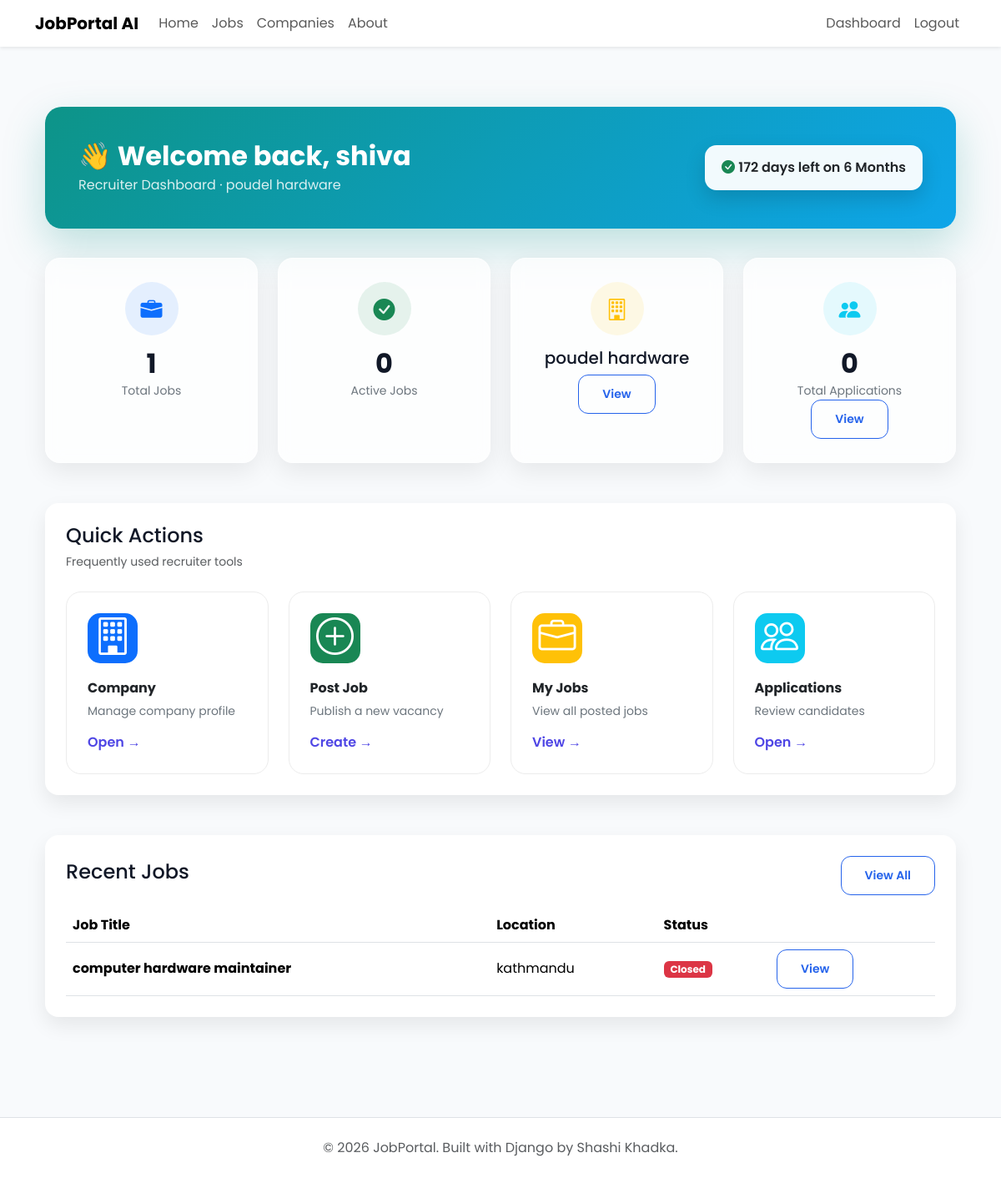
Page /dashboard/ (signed in) on the earlier database version.
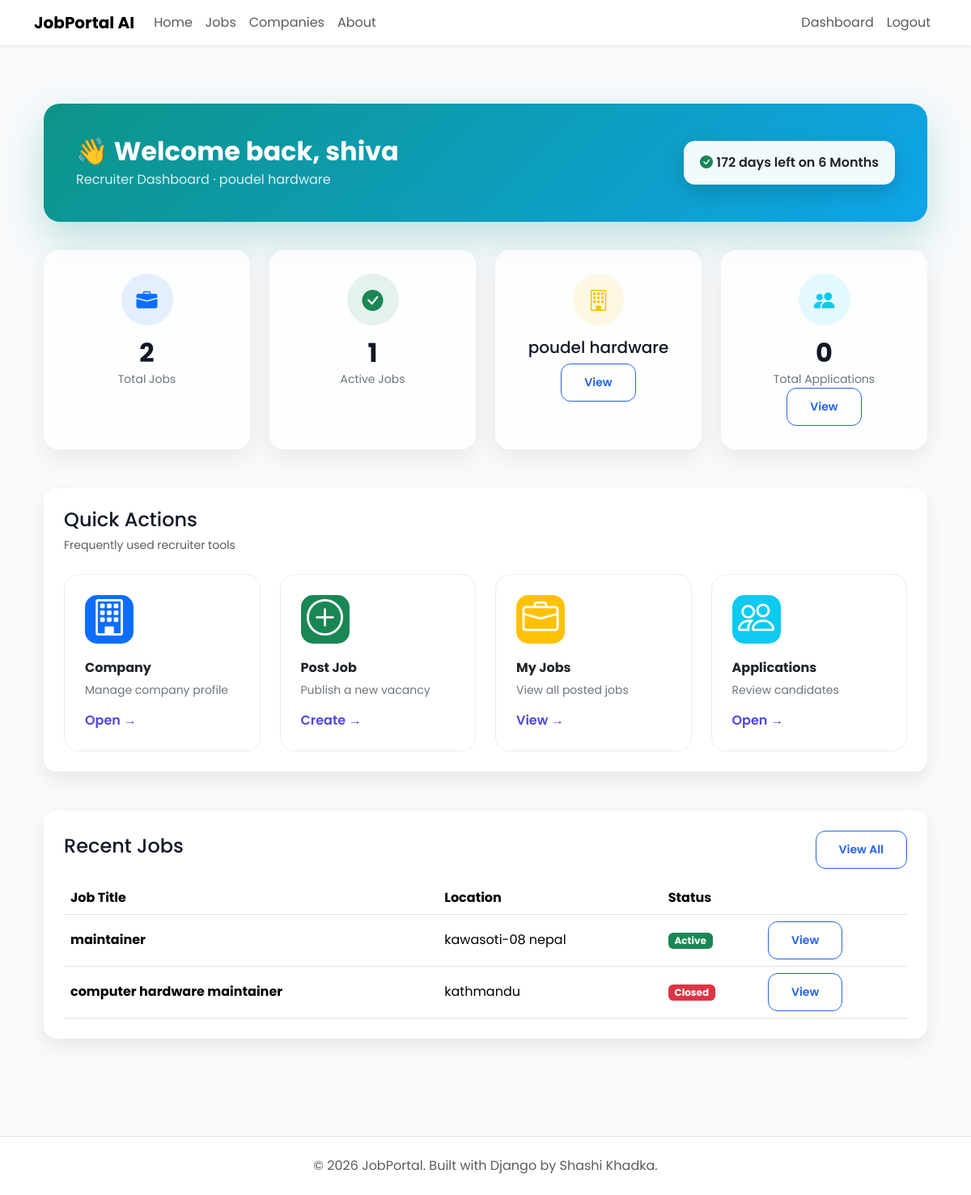
Same page on the later database version.
### jobs/models.py (models this page shows, shortened)
class Job(models.Model):
    class EmploymentType(models.TextChoices):
        FULL_TIME = "Full Time"
        PART_TIME = "Part Time"
        INTERNSHIP = "Internship"
        CONTRACT = "Contract"
    class ExperienceLevel(models.TextChoices):
        ENTRY =  "Entry Level"
        MID =  "Mid Level"
        SENIOR = "Senior Level"
    company = models.ForeignKey(Company,on_delete=models.CASCADE,related_name="jobs")
    title = models.CharField(max_length=200)
    slug = models.SlugField(unique=True,blank=True)
    description = models.TextField()
    location = models.CharField(max_length=150)
    employment_type = models.CharField(max_length=20,choices=EmploymentType.choices)
    experience_level = models.CharField( max_length=20, choices=ExperienceLevel.choices )
    salary_min = models.PositiveIntegerField()
    salary_max = models.PositiveIntegerField()
    vacancies = models.PositiveIntegerField(default=1)
    deadline = models.DateField()
    is_active = models.BooleanField(default=True)
    created_at = models.DateTimeField(auto_now_add=True)
    updated_at = models.DateTimeField(auto_now=True)

### accounts/views.py (the view)
# urls.py: path("dashboard/", views.dashboard, name="dashboard"),
@login_required
def dashboard(request):
    company = Company.objects.filter(owner=request.user).first()
    if company and not hasattr(company, "subscription"):
        messages.warning(request, "Please choose a plan to continue.")
        return redirect("choose-plan")
    subscription = getattr(company, "subscription", None) if company else None
    days_remaining = None
    if subscription and subscription.plan.name != "Lifetime" and subscription.end_date:
        days_remaining = (subscription.end_date - timezone.now().date()).days
    jobs = Job.objects.none()
    total_jobs = 0
    active_jobs = 0
    recent_jobs = []
    total_applications = 0
    pending_applications = 0
    reviewing_applications = 0
    shortlisted_applications = 0
    hired_candidates = 0
    if company:
        jobs = Job.objects.filter(company=company)
        total_jobs = jobs.count()
        active_jobs = jobs.filter(is_active=True).count()
        recent_jobs = jobs.order_by("-created_at")[:5]
        applications = Application.objects.filter(job__company=company)
        total_applications = applications.count()
        pending_applications = applications.filter(status=Applicationstatus.PENDING).count()
        reviewing_applications = applications.filter(status=Applicationstatus.REVIEWING).count()
        shortlisted_applications = applications.filter(status=Applicationstatus.SHORTLISTED).count()
        hired_candidates = applications.filter(status=Applicationstatus.HIRED).count()
    context = {
        "company": company,
        "total_jobs": total_jobs,
        "active_jobs": active_jobs,
        "recent_jobs": recent_jobs,
        "total_applications": total_applications,
        "pending_applications": pending_applications,
        "reviewing_applications": reviewing_applications,
        "shortlisted_applications": shortlisted_applications,
        "hired_candidates": hired_candidates,
        "subscription": subscription,
        "days_remaining": days_remaining,
    }
    return render(request, "accounts/dashboard.html", context)

### templates/accounts/dashboard.html (shortened to what the changed rows need)
{% extends "base.html" %}
{% block content %}
<div class="container py-4">
    <div class="recruiter-hero d-flex justify-content-between align-items-center flex-wrap gap-3">
        <div>
            <h2 class="fw-bold mb-1">
                👋 Welcome back, {{ request.user.first_name }}
            </h2>
        </div>
    </div>
    <div class="row g-4">
        <div class="col-lg-3 col-md-6">
            <div class="glass-stat-card">
                <div class="stat-icon-wrap bg-primary bg-opacity-10">
                    <i class="bi bi-briefcase-fill stat-icon text-primary"></i>
                </div>
                <h2>{{ total_jobs }}</h2>
                <p>Total Jobs</p>
            </div>
        </div>
        <div class="col-lg-3 col-md-6">
            <div class="glass-stat-card">
                <div class="stat-icon-wrap bg-success bg-opacity-10">
                    <i class="bi bi-check-circle-fill stat-icon text-success"></i>
                </div>
                <h2>{{ active_jobs }}</h2>
                <p>Active Jobs</p>
            </div>
        </div>
        <div class="col-lg-3 col-md-6">
            <div class="glass-stat-card">
                <h2>{{ total_applications }}</h2>
            </div>
        </div>
    </div>
    <div class="custom-card mt-5">
        {% if recent_jobs %}
        <table class="table table-hover align-middle">
            <thead>
                <tr>
                    <th>Job Title</th>
                    <th>Location</th>
                    <th>Status</th>
                    <th></th>
                </tr>
            </thead>
            <tbody>
            {% for job in recent_jobs %}
                <tr>
                    <td>
                        <strong>{{ job.title }}</strong>
                    </td>
                    <td>{{ job.location }}</td>
                    <td>
                        {% if job.is_active %}
                            <span class="badge bg-success">
                                Active
                            </span>
                        {% else %}
                            <span class="badge bg-danger">
                                Closed
                            </span>
                        {% endif %}
                    </td>
                    <td>
                        <a href="{% url 'job-detail' job.pk %}" class="btn btn-sm btn-outline-primary">
                            View
                        </a>
                    </td>
                </tr>
            {% endfor %}
            </tbody>
        </table>
        {% endif %}
    </div>
</div>
{% endblock %}

Differences in the rows shown:
added Job: title "maintainer", location "kawasoti-08 nepal", is_active "Active"
Other differences:
{{ total_jobs }}: "1" → "2"
{{ active_jobs }}: "0" → "1"
